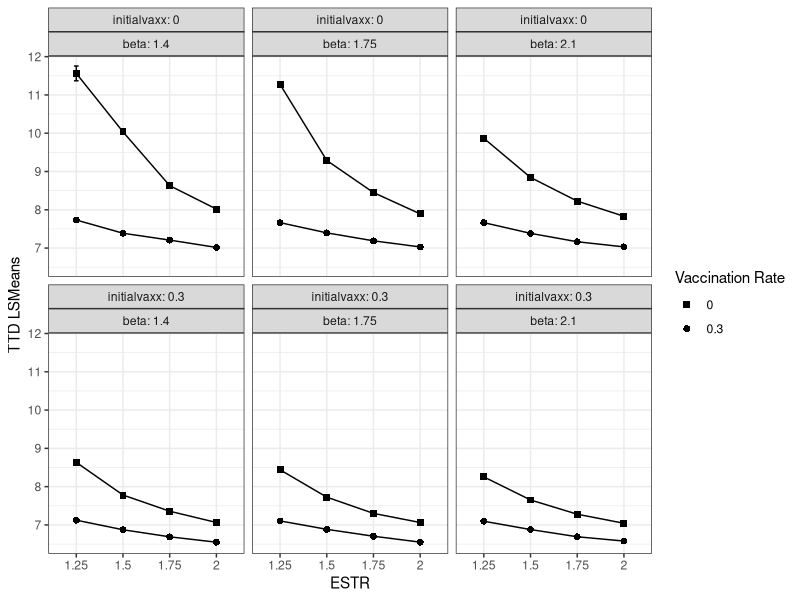

Recreate this plot in R. (Note: this script raises an error after producing the figure.)
library(tidyverse)
library(emmeans)
library(car)
library(gmodels)

mod_sir <- function(ini,
                    N=100000,
                    x,
                    timestart=0,
                    timeend=10, #in weeks
                    dt=1,
                    tol=1e-9){
  sim <- unname(ini)
  
  cases <- matrix(nrow=length(seq(timestart,timeend,by=dt)),
                  ncol=length(ini))
  colnames(cases) <- names(ini)
  cases[1,] <- sim
  
  #probability of transitions from susceptible compartment
  for(t in 2:nrow(cases)){
    p_SI <- (1-exp(-(x$beta*sim[2] + 
                       x$betap*sim[3] + x$nu)))*(x$beta*sim[2])/(x$beta*sim[2] + 
                                                                   x$betap*sim[3] + x$nu)
    p_SIn <- (1-exp(-(x$beta*sim[2] + 
                        x$betap*sim[3] + x$nu)))*(x$betap*sim[3])/(x$beta*sim[2] + 
                                                                     x$betap*sim[3] + x$nu)
    p_SV <-  (1-exp(-(x$beta*sim[2] + 
                        x$betap*sim[3] + x$nu)))*(x$nu)/(x$beta*sim[2] + x$betap*sim[3] + x$nu)
    
    #probability of transitions from first infected compartment
    p_IR <- (1- exp(-(x$gamma+x$mu)))*(x$gamma/(x$gamma+x$mu))
    p_ID <- (1-exp(-(x$gamma+x$mu)))*(x$mu/(x$gamma+x$mu))
    
    #probability of transition from vaccinated compartment
    p_VIn <- 1-exp(-x$betap*sim[3])
    
    #probability of transition from recovered compartment
    p_RIn <- 1-exp(-x$betap*sim[3])
    
    #probability of transitions from second infected compartment
    p_InRn <- (1- exp(-(x$gammap+x$mu)))*(x$gammap/(x$gammap+x$mu))
    p_InD <- (1-exp(-(x$gammap+x$mu)))*(x$mu/(x$gammap+x$mu))
    
    
    #number of transitions
    #susceptible
    
    S_probs <- c(p_SI, p_SIn, p_SV, 1-sum(p_SI, p_SIn, p_SV))
    n_S <- as.numeric(rmultinom(1,round(N*sim[1]),prob=S_probs))
    
    #first strain
    I_probs <- c(p_IR,p_ID, (1-sum(p_IR,p_ID)))
    n_I <- as.numeric(rmultinom(1,round(N*sim[2]),prob=I_probs))
    
    #new strain
    In_probs <- c(p_InRn, p_InD, 1-sum(p_InRn, p_InD))
    n_In <- as.numeric(rmultinom(1,round(N*sim[3]),prob=In_probs))
    
    #vaccinated
    n_V <- rbinom(1,round(N*sim[4]),prob=p_VIn)
    
    #first recovered
    
    n_R <- rbinom(1,round(N*sim[5]),prob = p_RIn)
    
    #update sim
    change <-(1/N) * c(-sum(n_S[1:3]),
                       n_S[1]-sum(n_I),
                       n_S[2]+n_V+n_R - sum(n_In),
                       n_S[3] - n_V,
                       n_I[1] - n_R,
                       n_In[1],
                       n_I[2]+n_In[2])
    
    sim <- (sim + change)
    sim <- sim*(sim > tol)
    cases[t,] <- sim
  }
  cases  |> 
    as.data.frame() |> 
    mutate(time=seq(timestart,timeend,by=1)) |> 
    mutate(infected = i1+i2+0.000001,infprop1=i1/infected,infprop2=i2/infected) -> cases 
  
  return(cases)
}

tdom <- function(ini, x, timestart=0, timeend=10){
  trun <- tryCatch({mod_sir(ini=ini,
                            x=x,
                            timestart=timestart,
                            timeend = timeend)},
                   error=function(e){
                     return(data.frame(infprop1=0,infprop2=0))
                   },
                   warning=function(w){
                     return(data.frame(infprop1=0,infprop2=0))
                   }
                   
  )
  
  if(tail(trun$infprop2,1) <=0.5 | max(trun$infprop2) <=0.5){
    tdominance <- NA #never dominates
  }
  else{
    #initialize the logistic model using logit transformed model estimates
    coef(lm(logit(infprop2)~time,data=trun)) |> unname()->tcoeffs
    
    phi_2 <- tcoeffs[1]
    phi_3<- tcoeffs[2]
    
    logisticmodel <- tryCatch({nls(infprop2~SSlogis(time,Asym=1,xmid,scal),
                                   data=trun,
                                   control=list(maxiter=500))},
                              error=function(e){
                                #rerun with an experimental growth curve
                                rerun <- lm(log(infprop2)~time,
                                            data=trun)
                                
                                return((log(0.5)- coef(rerun)[1])/coef(rerun)[2])
                              },
                              warning=function(w){
                                rerun <- lm(log(infprop2)~time,
                                            data=trun)
                                
                                return((log(0.5)- coef(rerun)[1])/coef(rerun)[2])                         }
                              
    )
    tdominance <- ifelse(is.numeric(logisticmodel),logisticmodel,coef(logisticmodel)[2])
  }  
  tdominance
}


#ORIGINAL STRAIN COULD BE gamma =0.7, gammap = 0.7
gamma <- 0.7
gammap <- 0.7
betaset <- c(1.4,1.75,2.1)
betapset <- c(1.25,1.5,1.75,2) #multiple of beta
initial_recovered <- 0.01 #approximation
initial_infected <- 0.01 #loosely based on data
vaxxrateset <- c(0,0.3)
nuset <- c(0, 0.3)
muset <- c(0)
nsims <-100

sim_array <- expand.grid(1:nsims,
                         betaset,
                         betapset,
                         gamma,
                         gammap,
                         vaxxrateset,
                         initial_recovered,
                         initial_infected,
                         nuset,
                         muset) |> as.data.frame()
names(sim_array) <- c("SimNumber",
                      "beta",
                      "betap",
                      "gamma",
                      "gammap",
                      "vaxrate",
                      "ini_recovered",
                      "ini_infected",
                      "nu",
                      "mu")

#experiment function
exp_trun <- function(x1,timestart=0,timeend=12){
  x1 |> unname() |> as.numeric()->x1
  #initial recovered is 1%
  initial_recovered <- x1[7]
  #initial infected based on population
  initial_infected <- x1[8]
  #vaccination rate
  vaxrate <- x1[6]
  
  x <-list(beta=x1[2], 
           betap=x1[3]*x1[2],
           gamma=x1[4], 
           gammap=x1[5],
           nu=x1[9], 
           mu=x1[10]) #no birth and vaccination
  
  ini <- c(s=1-vaxrate-initial_infected-initial_recovered,
           i1=0.99*initial_infected,
           i2=0.01*initial_infected,
           v=vaxrate,
           r1=initial_recovered,
           r2=0,
           d=0)
  tdom(ini=ini,x=x,timestart=timestart,timeend=timeend)-> tdominance
  tdominance
}


##uncomment to simulate results 
# rm(expresults)
# sim_array |> rowwise() |> 
#   mutate(tdom = exp_trun(c(SimNumber,beta,betap,gamma,gammap,vaxrate,
#                            ini_recovered,ini_infected,nu,mu))) |>  ungroup()|> 
#   mutate_at(vars(beta,betap,gamma,gammap,vaxrate,
#                  ini_recovered,ini_infected,nu,mu),factor)-> expresults
# 
# 
# write.csv(expresults,file="simresults.csv")

expresults <- read.csv("simresults.csv")

expresults |> 
    mutate_at(vars(beta,betap,gamma,gammap,vaxrate,
                   ini_recovered,ini_infected,nu,mu),factor)-> expresults
  
expresults |>  group_by(beta,betap,gamma,gammap,vaxrate,
                        ini_recovered,ini_infected,nu,mu) |>
  mutate(nondom=ifelse(is.na(tdom),1,0)) |> 
  summarise(mean=mean(tdom,na.rm=T),sd=sd(tdom,na.rm=T),max=max(tdom,na.rm=T),min=min(tdom,na.rm=T),
            prop_nondom=sum(nondom,na.rm=T)/n(),median=quantile(tdom,0.50,na.rm=T)) ->sumstats

sumstats  |> View()

sumstats |> ungroup() |> filter(prop_nondom > 0) |>
  select(beta,betap,nu,vaxrate,prop_nondom) |> View()



mod1 <- lm(tdom~beta*betap*vaxrate*nu,data=expresults,
           contrasts = list(beta=contr.SAS,
                            betap=contr.SAS,
                            nu=contr.SAS,
                            vaxrate=contr.SAS))


# mod1 <- lm(tdom~beta*betap*vaxrate*nu*mu,data=expresults,contrasts = list(beta=contr.SAS,
#                                                                betap=contr.SAS,
#                                                                nu=contr.SAS))
mod1 |> aov() |> summary()
emmeans(mod1,~nu*beta*betap*vaxrate)
emmeans(mod1,pairwise~nu|beta*betap*vaxrate,adjust="tukey")


emmeans(mod1,~beta*betap*vaxrate*nu) ->mod1means
mod1means |>  as.data.frame() |> rename(initialvaxx=vaxrate) |>
  ggplot(aes(x=betap,y=emmean, group=nu, shape=nu)) + 
  facet_wrap(~initialvaxx + beta,nrow=2, labeller = label_both) + 
  theme_bw()+
  geom_point(size=2) + geom_line()+ geom_errorbar(aes(ymin=lower.CL,ymax=upper.CL, width=0.1))+
  scale_shape_manual(values=c(15,16))+
  ylab("TTD LSMeans") + xlab("ESTR") + labs(shape="Vaccination Rate") ->lsmeansplot
ggsave(lsmeansplot,filename="lsmeans_no1.png", width=6, height=4, units="in")

# emmeans(mod1_dom,~beta*betap*vaxrate/mu)

# emmeans(mod1_dom,pairwise~nu|beta*betap*vaxrate) |>
#   confint()
# 
# emmeans(mod1_dom,pairwise~betap|beta*nu*vaxrate) |>
#   confint(adjust="bonferroni")




#vaccination rate

emmeans(mod1,pairwise~nu|betap*vaxrate*beta) |>
  confint(adjust="bonferroni") |> as.data.frame() |> 
  write.csv("./simple_effects/nu_simpleeffects.csv")


emmeans(mod1,pairwise~nu|betap*vaxrate*beta)$contrasts |> 
  confint(adjust="bonferroni") |>
  as.data.frame() |> rename(initialvaxx=vaxrate) |> 
  ggplot(aes(x=betap,y=estimate, group=beta, shape=beta)) + 
  theme_bw() + 
  facet_wrap(~initialvaxx, labeller = label_both) + 
  geom_point(size=2) + geom_line()+ geom_errorbar(aes(ymin=lower.CL,ymax=upper.CL, width=0.1))+
  scale_shape_manual(values=c(15,16,17))+
  ylab("TTD Difference") + xlab("ESTR") + labs(shape="Existing Transmission") ->vaxratediff

vaxratediff |> ggsave(filename="vaxrate_diffplot.png",width=6, height=4, units="in")



#initial vaccination

emmeans(mod1,pairwise~vaxrate|nu*betap*beta) |>
  confint(adjust="bonferroni") |> as.data.frame() |> 
  write.csv("./simple_effects/vaxrate_simpleeffects.csv")

emmeans(mod1,pairwise~vaxrate|nu*betap*beta)$contrasts |> 
  confint(adjust="bonferroni") |>
  as.data.frame() |> 
  ggplot(aes(x=betap,y=estimate, group=beta, shape=beta)) + 
  theme_bw() + 
  facet_wrap(~nu, labeller = label_both) + 
  geom_point(size=2) + geom_line()+ geom_errorbar(aes(ymin=lower.CL,ymax=upper.CL, width=0.1))+
  scale_shape_manual(values=c(15,16,17))+
  ylab("TTD Difference") + xlab("ESTR") + labs(shape="Existing Transmission") ->initialvaxdiff


initialvaxdiff |> ggsave(filename="initialvaxrate_diffplot.png",width=6, height=4, units="in")


#ESTR
emmeans(mod1,pairwise~betap|nu*vaxrate*beta) |>
  confint(adjust="bonferroni") -> estrcontrast

estrcontrast$contrasts |> as.data.frame() |> 
  write.csv("./simple_effects/estr_simpleeffects.csv")

estrcontrast$emmeans |> as.data.frame() |> 
  write.csv("./simple_effects/estr_lsmeans.csv")


estrcontrast$contrasts |>
  as.data.frame() |> rename(initialvaxx=vaxrate) |> 
  ggplot(aes(x=beta,y=estimate, group=nu, shape=nu)) + 
  theme_bw() + 
  facet_wrap(contrast~initialvaxx, labeller = label_both) + 
  geom_point(size=2) + geom_line()+ geom_errorbar(aes(ymin=lower.CL,ymax=upper.CL, width=0.1))+
  scale_shape_manual(values=c(15,16))+
  ylab("TTD Difference") + xlab("Existing Strain Transmission Coefficient") + 
  labs(shape="Vaccination Rate") ->estrdiffplot
estrdiffplot |> 
  ggsave(filename="estr_diffplot.png",width=12,height=12,units="in")


emmeans(mod1,poly~betap|nu*vaxrate*beta)
